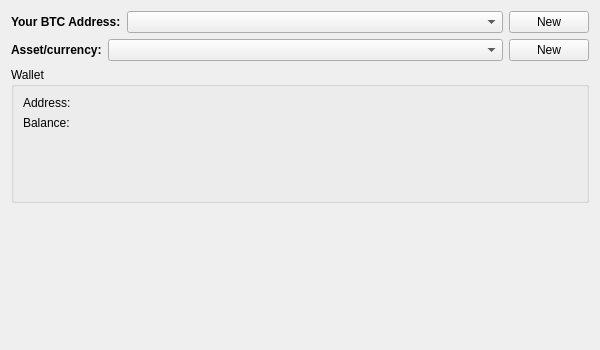
<?xml version="1.0" encoding="UTF-8"?>
<ui version="4.0">
 <class>OverviewPage</class>
 <widget class="QWidget" name="OverviewPage">
  <property name="geometry">
   <rect>
    <x>0</x>
    <y>0</y>
    <width>600</width>
    <height>350</height>
   </rect>
  </property>
  <property name="windowTitle">
   <string>Form</string>
  </property>
  <layout class="QVBoxLayout" name="topLayout">
   <item>
    <layout class="QVBoxLayout" name="verticalLayout" stretch="0,1,1">
     <item>
      <layout class="QHBoxLayout" name="horizontalLayout" stretch="1,0">
       <item>
        <layout class="QVBoxLayout" name="verticalLayout_3">
         <item>
          <layout class="QHBoxLayout" name="horizontalLayout_2" stretch="0,1">
           <item>
            <widget class="QLabel" name="label">
             <property name="font">
              <font>
               <weight>75</weight>
               <bold>true</bold>
              </font>
             </property>
             <property name="text">
              <string>Your BTC Address:</string>
             </property>
            </widget>
           </item>
           <item>
            <widget class="QComboBox" name="cb_addresses"/>
           </item>
          </layout>
         </item>
         <item>
          <layout class="QHBoxLayout" name="horizontalLayout_3" stretch="0,1">
           <item>
            <widget class="QLabel" name="label_2">
             <property name="font">
              <font>
               <weight>75</weight>
               <bold>true</bold>
              </font>
             </property>
             <property name="text">
              <string>Asset/currency:</string>
             </property>
            </widget>
           </item>
           <item>
            <widget class="QComboBox" name="cb_assets"/>
           </item>
          </layout>
         </item>
        </layout>
       </item>
       <item>
        <layout class="QVBoxLayout" name="verticalLayout_2" stretch="0,0">
         <item>
          <widget class="QPushButton" name="btn_newAddress">
           <property name="text">
            <string>New</string>
           </property>
          </widget>
         </item>
         <item>
          <widget class="QPushButton" name="btn_newAsset">
           <property name="text">
            <string>New</string>
           </property>
          </widget>
         </item>
        </layout>
       </item>
      </layout>
     </item>
     <item>
      <widget class="QGroupBox" name="groupBox">
       <property name="title">
        <string>Wallet</string>
       </property>
       <layout class="QVBoxLayout" name="topLayout">
        <item>
         <layout class="QFormLayout" name="formLayout">
          <item row="1" column="1">
           <widget class="QLabel" name="lbl_address">
            <property name="cursor">
             <cursorShape>IBeamCursor</cursorShape>
            </property>
            <property name="text">
             <string/>
            </property>
            <property name="textInteractionFlags">
             <set>Qt::LinksAccessibleByMouse|Qt::TextSelectableByKeyboard|Qt::TextSelectableByMouse</set>
            </property>
           </widget>
          </item>
          <item row="1" column="0">
           <widget class="QLabel" name="label_6">
            <property name="text">
             <string>Address:</string>
            </property>
           </widget>
          </item>
          <item row="2" column="0">
           <widget class="QLabel" name="label_3">
            <property name="text">
             <string>Balance:</string>
            </property>
           </widget>
          </item>
          <item row="2" column="1">
           <widget class="QLabel" name="lbl_balance">
            <property name="cursor">
             <cursorShape>IBeamCursor</cursorShape>
            </property>
            <property name="text">
             <string/>
            </property>
            <property name="textInteractionFlags">
             <set>Qt::LinksAccessibleByMouse|Qt::TextSelectableByKeyboard|Qt::TextSelectableByMouse</set>
            </property>
           </widget>
          </item>
         </layout>
        </item>
       </layout>
      </widget>
     </item>
     <item>
      <spacer name="verticalSpacer_2">
       <property name="orientation">
        <enum>Qt::Vertical</enum>
       </property>
       <property name="sizeHint" stdset="0">
        <size>
         <width>20</width>
         <height>40</height>
        </size>
       </property>
      </spacer>
     </item>
    </layout>
   </item>
  </layout>
 </widget>
 <tabstops>
  <tabstop>cb_addresses</tabstop>
  <tabstop>btn_newAddress</tabstop>
  <tabstop>cb_assets</tabstop>
 </tabstops>
 <resources/>
 <connections/>
</ui>
